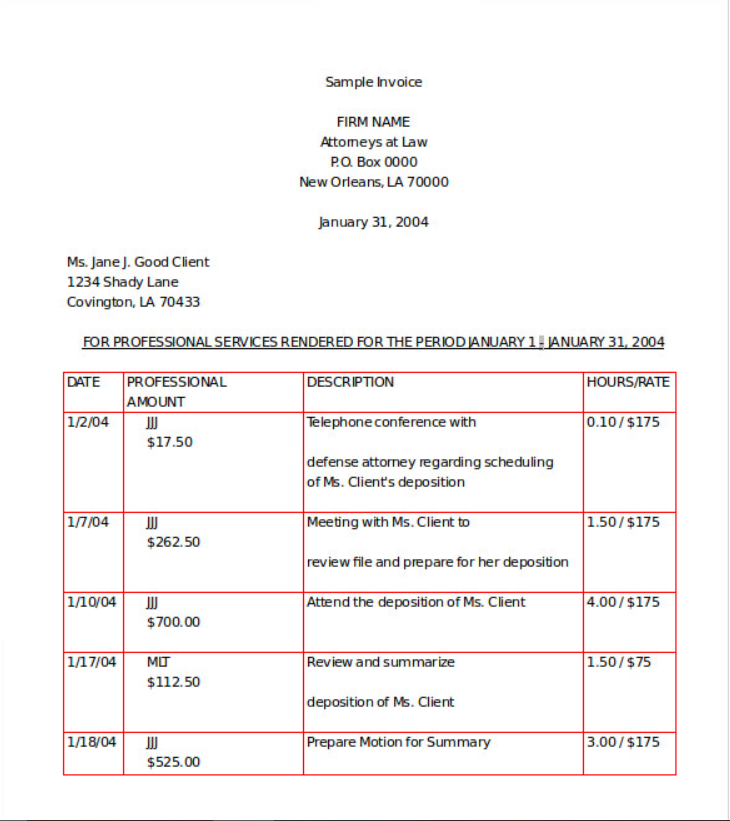
#> input picture Capture.PNG, 730 x 821 px
$ python run.py
#> lines starting #> are read from the running program, lines starting #| are printed output that depends on the picture; after the words box and inside, x2 and y2 are one past the last pixel; in counts of white or black regions, pixels touching at a corner belong together
### table.py
import cv2
import numpy as np
# [4 lines of commented-out code are left out]

class TableRepositories:
    def __init__(self, filepath, rect=None, SORT_METHOD='top-to-bottom', MAX_THRESHOLD_VALUE=255, BLOCK_SIZE=15,
                 THRESHOLD_CONSTANT=0, SCALE=15):
        '''
        :param filepath: absolute path of input image file , or a grayscale image as a numpy array
        :param SORT_METHOD: order of indexing of cells in a table
        :param BLOCK_SIZE: size of neighbourhood taken in account for calculating adaptive threshold
        :param THRESHOLD_CONSTANT: offset used for adaptive thresholding
        :param SCALE: size of pattern finding kernel (line elements in this case)
        '''

        self.image_path = filepath
        self.rect = rect
        self.response = {"response": {"tables": []}}
        self.MAX_THRESHOLD_VALUE = MAX_THRESHOLD_VALUE
        self.BLOCK_SIZE = BLOCK_SIZE
        self.THRESHOLD_CONSTANT = THRESHOLD_CONSTANT
        self.SCALE = SCALE
        self.SORT_METHOD = SORT_METHOD

        self.load_image ()
        self.get_table_mask ()
        self.table_indexing ()

    def load_image(self):

        IMAGE_BUFFER = 10
        if type (self.image_path) == str:
            image = cv2.imread (self.image_path, 0)
#> image: shape (821, 730); min 0, max 255, mean 246.2
        else:
            image = self.image_path
        self.input_image = image  # [self.rect['y']-IMAGE_BUFFER:self.rect['y']+self.rect['h']+IMAGE_BUFFER,self.rect['x']-IMAGE_BUFFER:self.rect['x']+self.rect['w']+IMAGE_BUFFER]
        self.slate = np.zeros (self.input_image.shape)

    def get_table_mask(self):
        #binarization of image
        filtered = cv2.adaptiveThreshold (~self.input_image, self.MAX_THRESHOLD_VALUE, cv2.ADAPTIVE_THRESH_MEAN_C,
                                          cv2.THRESH_BINARY, self.BLOCK_SIZE, self.THRESHOLD_CONSTANT)
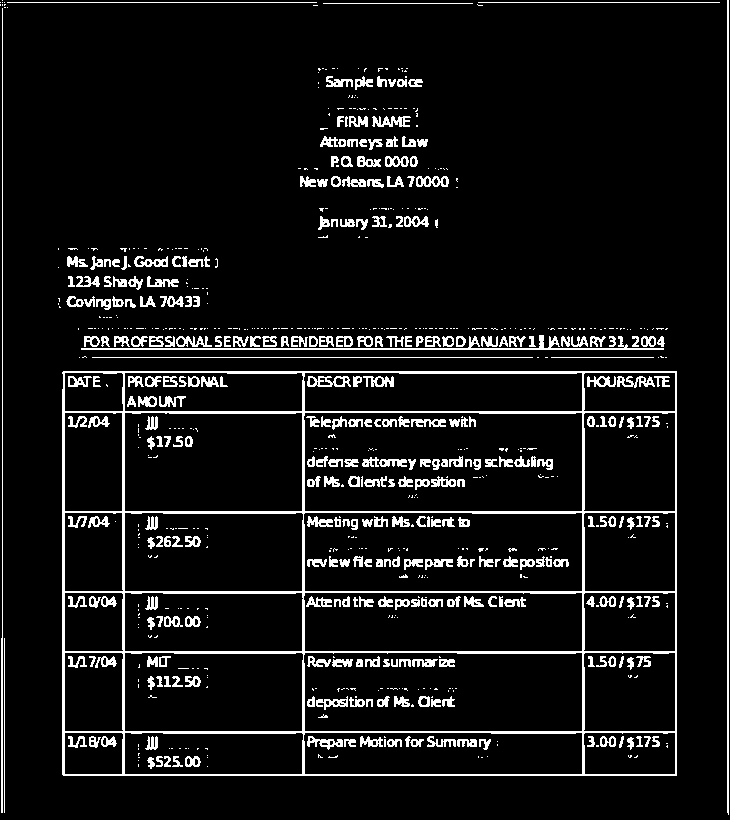
#> filtered: shape (821, 730); 8.1% white in thin lines or dots
        self.filtered = filtered
        # Finding srtuctre elements (horizontal and vertical lines)
        horizontal = filtered.copy ()
        vertical = filtered.copy ()

        horizontal_size = int (horizontal.shape [1] / self.SCALE)
#> horizontal_size = 48
        #horizontal_structure =[[1,1,1],[1,1,1],[1,1,1]]
        horizontal_structure = cv2.getStructuringElement (cv2.MORPH_RECT, (horizontal_size, 1))
        horizontal = cv2.erode (horizontal, horizontal_structure,)
#> horizontal: shape (821, 730); 1.9% white in thin lines or dots
        horizontal = cv2.dilate (horizontal, horizontal_structure)
#> horizontal: shape (821, 730); 2.2% white in thin lines or dots

        # [4 lines of commented-out code are left out]
        vertical_size = int (vertical.shape [0] / (self.SCALE * 4 ))
#> vertical_size = 13
        vertical_structure = cv2.getStructuringElement (cv2.MORPH_RECT, (1, vertical_size))
#> vertical_structure = [1, 1, 1, 1, 1, 1, 1, 1, 1, 1, 1, 1, 1]
        vertical = cv2.erode (vertical, vertical_structure)
#> vertical: shape (821, 730); 1.3% white in thin lines or dots
        vertical = cv2.dilate (vertical, vertical_structure)
#> vertical: shape (821, 730); 1.5% white; 33 white regions (9 under 20 px), largest, box (x1, y1, x2, y2) and area: (727, 0, 729, 815) 1628, (62, 371, 65, 776) 1196, (122, 371, 125, 776) 1165


        # generating table borders
        self.mask = horizontal + vertical
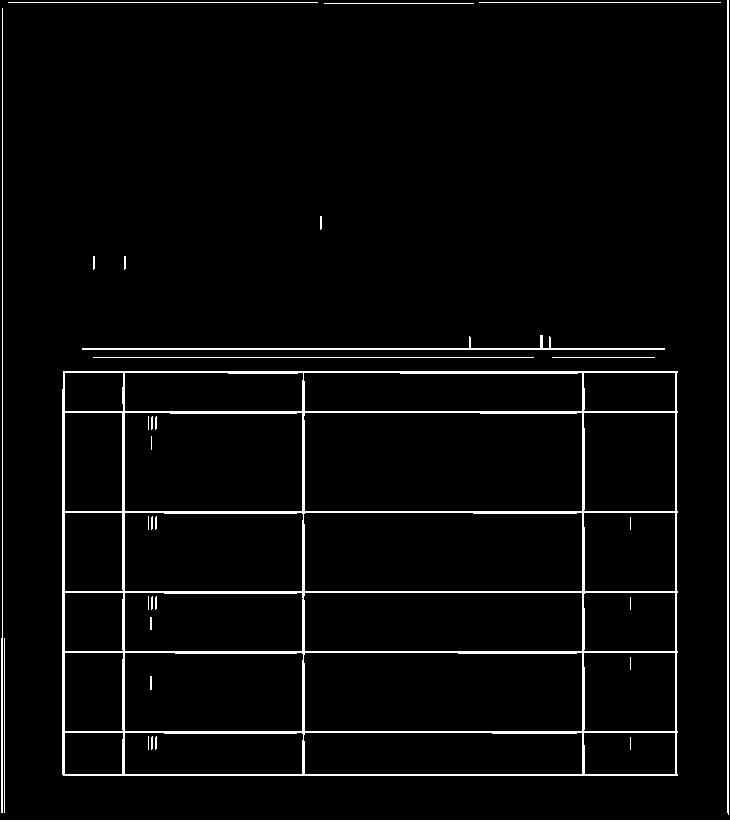
#> self.mask: shape (821, 730); min 0, max 255, mean 9.2
        self.intersections = cv2.bitwise_and(horizontal, vertical)
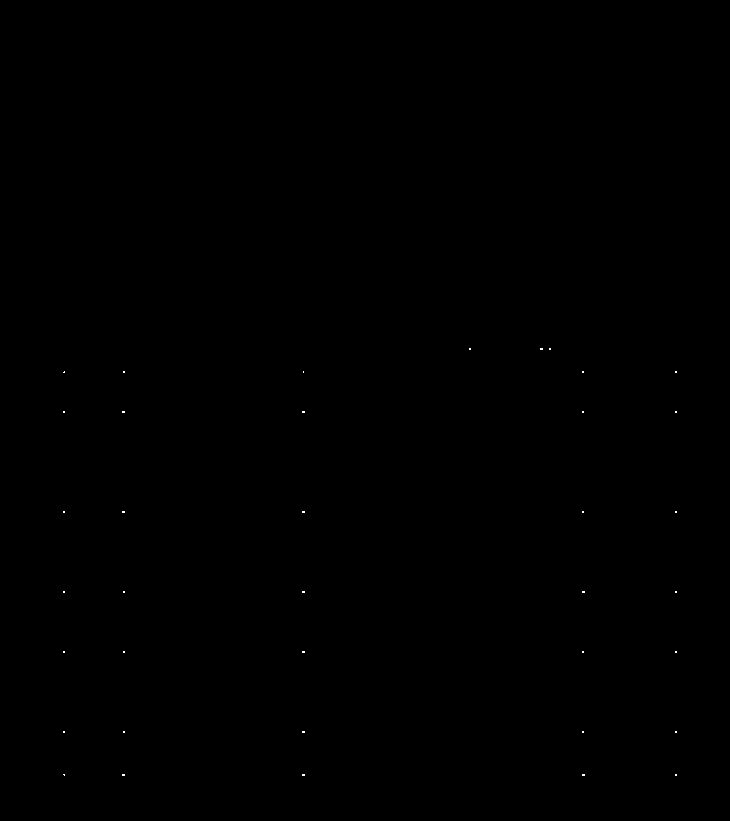
#> self.intersections: shape (821, 730); 0.03% white in thin lines or dots, all inside (x1, y1, x2, y2) = (63, 348, 677, 776)

    # [10 lines left out: function sort_contours, not called in this run]

    def draw_contours_index(self, contours, img):
        '''

        :param contours:  contours present cropped fraction of mask image
        :param img: cropped portion of mask image having one table (in case when input image has multiple tables )
        :return: image indexed with cell location, list of bounding box coordinates of every individual cell
        '''
        image_area = img.shape [0] * img.shape [1]
        draw_conts = np.zeros (img.shape)
        # margin = 10
        midpoints = []
        rects = []
        xi, yi = 0, 0
        count_contours = len (contours)
        for i in range (count_contours):
            cont_area = cv2.contourArea (contours [count_contours - i -1])
            x1, y1, w1, h1 = cv2.boundingRect (contours [count_contours - i - 1])

            area_ratio = cont_area / float(image_area)
            #print(area_ratio, i)

            # filtering out lines and noise
            if (area_ratio < 0.8) & (area_ratio > 0.005):
                midpoint = [int (x1 + w1 / 2), int (y1 + h1 / 2)]  # np.mean(contours[i],axis=0)
                midpoints.append (midpoint)
                if len (midpoints) > 1:
                    shift = midpoints [-1] [1] - midpoints [-2] [1]
                    shift = abs(shift)

                    # Detecting change in column by measuring difference in x coordinate of current and previous cell
                    # (cells already sored based on their coordinates)
                    if shift < 10:
                        yi = yi + 1
                    else:
                        yi = 0
                        xi = xi + 1
                rects.append ({"x": x1, "y": y1, "w": w1, "h": h1, "index": (xi, yi)})
                cv2.rectangle (draw_conts, (x1, y1), (x1 + w1, y1 + h1), 255, 1)
                cv2.putText (draw_conts, str ((xi, yi)), (int (midpoint [0]), int (midpoint [1])),
                             cv2.FONT_HERSHEY_SIMPLEX,
                             0.3, 255, 1, cv2.LINE_AA)
                #cv2.imwrite('out/slate' + str(i) + '.png' , draw_conts)
        return draw_conts, rects

    def end_point_correction(self,x,y,w,h,margin):
        #check if after adding margin the endopints are still inside the image

        ymax = self.input_image.shape [0]
        xmax = self.input_image.shape [1]

        if (y - margin) < 0:
            ystart = 0
        else :
            ystart = y - margin
        if (y + h + margin) > ymax :
            yend = ymax
        else :
            yend = y + h + margin
        if (x - margin) < 0:
            xstart = 0
        else :
            xstart = x - margin
        if (x + w + margin) > xmax :
            xend = xmax
        else :
            xend = x + w + margin

        return ystart,yend, xstart,xend

    def table_indexing(self):

        # list_of_tables = []
        image_area = float (self.input_image.shape [0] * self.input_image.shape [1])

        # finding all the tables in the image, cv2.RETR_EXTERNAL gives only the outermost border of an
        # enclosed figure.
        contours = cv2.findContours (self.mask, cv2.RETR_EXTERNAL, cv2.CHAIN_APPROX_SIMPLE)
#> contours = 14 contours, 10 with area under 20; largest, box (x1, y1, x2, y2) and area: (62, 371, 678, 776) 248051, (727, 0, 729, 815) 812, (82, 335, 665, 350) 634, (1, 8, 3, 813) 174
        contours = contours [0] if len (contours) == 2 else contours [1]

        if len (contours) > 0:
            # Indexing one table at a time
            for c in contours:
                x, y, w, h = cv2.boundingRect (c)
                area_ratio = (w * h) / image_area

                # Filtering for noise
                if (area_ratio < 0.9) & (area_ratio > 0.005):
                    table_dic = {"x": x, "y": y, "w": w, "h": h}
                    margin  = 2
                    #check if after adding margin the endopints are still inside the image
                    ystart,yend, xstart,xend= self.end_point_correction(x,y,w,h,margin)

                    crop_fraction = self.mask[ystart: yend, xstart:xend]

                    sub_contours = cv2.findContours (crop_fraction, cv2.RETR_TREE, cv2.CHAIN_APPROX_SIMPLE)
                    sub_contours = sub_contours [0] if len (sub_contours) == 2 else sub_contours [1]
                    sorted_conts = sub_contours  # self.sort_contours(sub_contours,method = self.SORT_METHOD)

                    indexed_sub_image, rects = self.draw_contours_index (sorted_conts, img=crop_fraction)
                    table_dic ['rect'] = rects
                    if len(rects) > 0 :
                        self.response ["response"] ["tables"].append (table_dic)


                    # self.slate stores an image indexed with cell location for all available tables
                    self.slate[ystart: yend, xstart:xend] = indexed_sub_image
#> this loop made 14 passes
#> (c, x, y, w, h, area_ratio) on passes 7 to 9: ([[124, 256], [124, 269], [125, 268], [125, 256]], 124, 256, 2, 14, 4.67e-05), ([[93, 256], [93, 269], [94, 268], [94, 256]], 93, 256, 2, 14, 4.67e-05), ([[320, 216], [320, 229], [321, 228], [321, 216]], 320, 216, 2, 14, 4.67e-05)
#> pass 3, in table_indexing, `crop_fraction = self.mask[ystart: yend, xstart:xend]`:
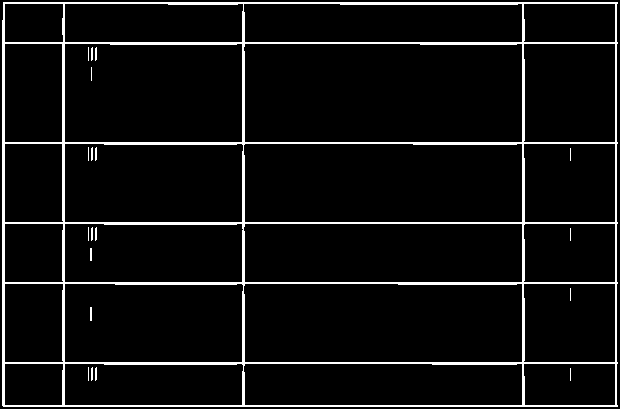
#> crop_fraction: shape (409, 620); min 0, max 255, mean 15.7
#> pass 3, in table_indexing, `indexed_sub_image, rects = self.draw_contours_index (sorted_conts, img..`:
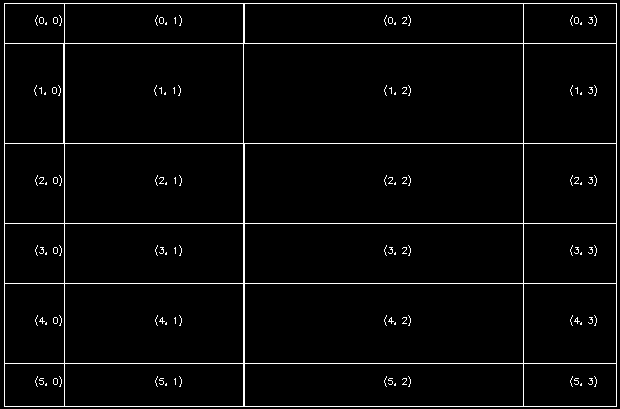
#> indexed_sub_image: shape (409, 620) float64; 3.2% white in thin lines or dots
#> after the loop:
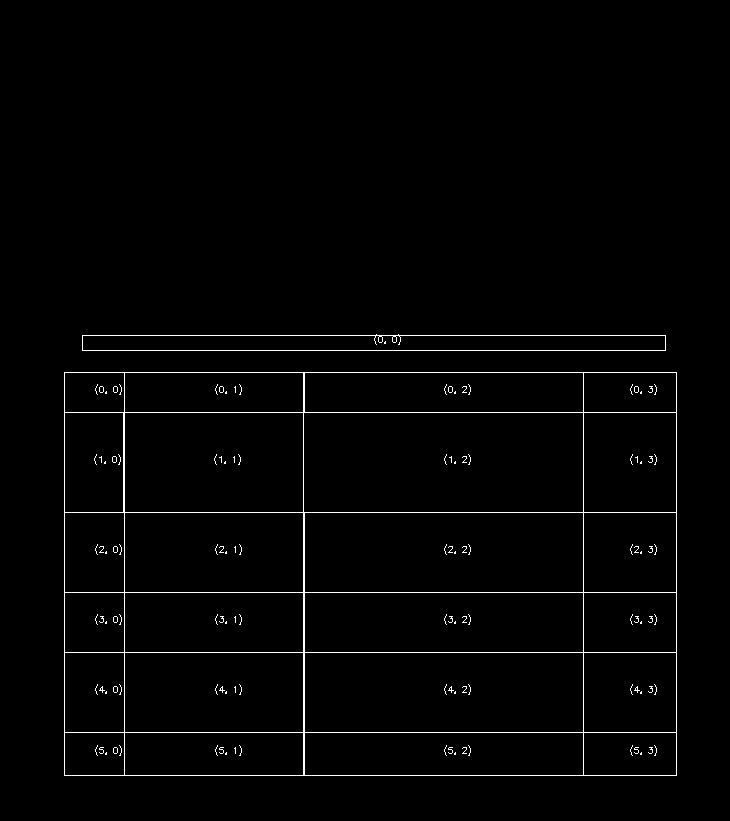
#> self.slate: shape (821, 730) float64; 1.5% white in thin lines or dots, all inside (x1, y1, x2, y2) = (64, 334, 677, 776)

        cv2.imwrite ('out/slate.png', self.slate)
        cv2.imwrite ('out/mask.png', self.mask)
        cv2.imwrite ('out/filtered.png', self.filtered)

### run.py
import cv2
import numpy as np
from table import TableRepositories
TableRepo = TableRepositories('Capture.PNG')
print(TableRepo.response)
cv2.imwrite ('slate.png', TableRepo.slate)
cv2.imwrite ('mask.png', TableRepo.mask)
cv2.imwrite ('filtered.png', TableRepo.filtered)
kernal = np.ones((2,3),np.uint8)
chg =cv2.morphologyEx(TableRepo.mask,cv2.MORPH_GRADIENT,kernal)
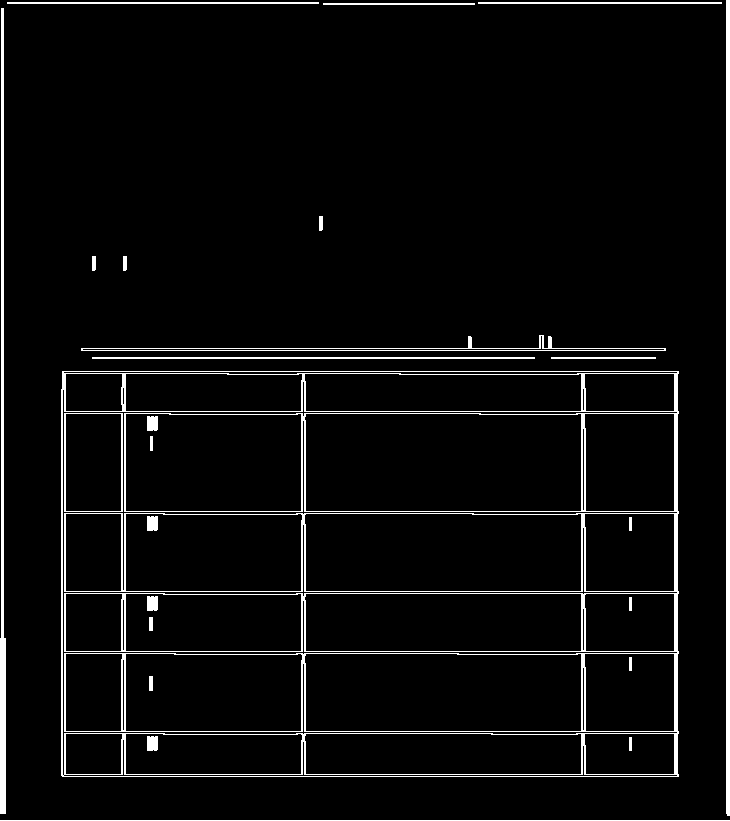
#> chg: shape (821, 730); min 0, max 255, mean 12.1
cv2.imshow ("Hii",chg)
cv2.waitKey()
cv2.destroyAllWindows()

$ run again, with download.png copied over Capture.PNG
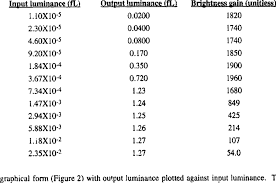
#> input picture download.png, 276 x 183 px
#> in load_image, image is the input picture: shape (183, 276); min 0, max 255, mean 241.6
#> in get_table_mask, `filtered = cv2.adaptiveThreshold (~self.input_image, self.MAX_THRESHOL..`:
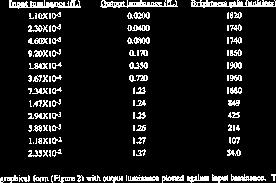
#> filtered: shape (183, 276); 9.9% white in thin lines or dots
#> self.intersections: shape (183, 276); 0.67% white in thin lines or dots
#> contours = 264 contours, 256 with area under 20; largest, box (x1, y1, x2, y2) and area: (191, 0, 276, 8) 247, (9, 0, 82, 9) 216, (101, 0, 179, 8) 206, (128, 176, 160, 181) 88, (231, 174, 267, 181) 72, (187, 174, 210, 183) 52, (212, 174, 220, 183) 28, (221, 175, 228, 181) 20
#> the loop in table_indexing, `for c in contours:` made 264 passes
#> (c, x, y, w, h, area_ratio) on passes 1 to 3: ([[180, 177], [180, 180]], 180, 177, 1, 4, 7.92e-05), ([[103, 177], [103, 180]], 103, 177, 1, 4, 7.92e-05), ([[99, 177], [99, 180]], 99, 177, 1, 4, 7.92e-05)
#> `chg =cv2.morphologyEx(TableRepo.mask,cv2.MORPH_GRADIENT,kernal)`:
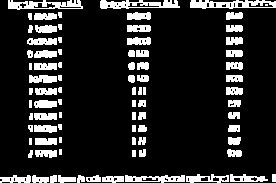
#> chg: shape (183, 276); min 0, max 255, mean 39.1

$ run again, with sample_image.png copied over Capture.PNG
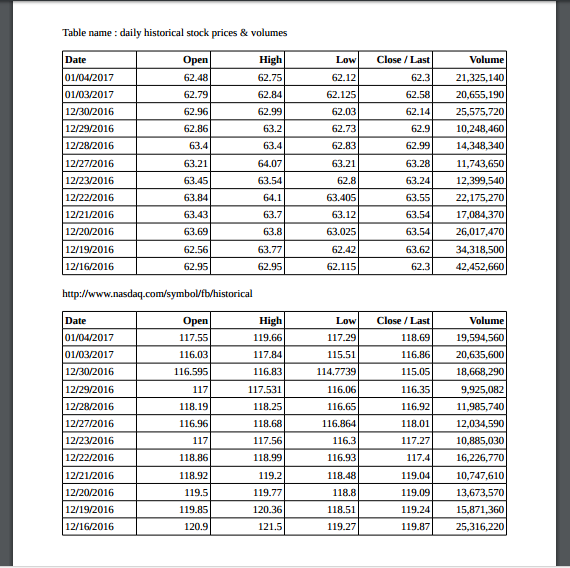
#> input picture sample_image.png, 570 x 568 px
#> in get_table_mask, `filtered = cv2.adaptiveThreshold (~self.input_image, self.MAX_THRESHOL..`:
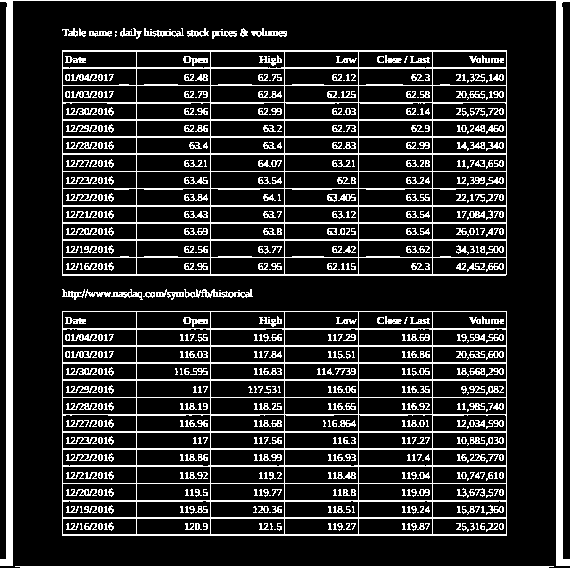
#> filtered: shape (568, 570); 17% white in thin lines or dots
#> self.intersections: shape (568, 570); 0.09% white in thin lines or dots
#> contours = 4 contours; box (x1, y1, x2, y2) and area: (62, 50, 508, 276) 99922, (62, 311, 508, 536) 99477, (0, 0, 570, 566) 6769, (16, 566, 555, 568) 529
#> the loop in table_indexing, `for c in contours:` made 4 passes
#> (x, y, w, h, area_ratio, margin, ymax in end_point_correction, xmax in end_point_correction) on passes 2 to 3: (62, 311, 446, 225, 0.31, 2, 568, 570), (62, 50, 446, 226, 0.311, 2, 568, 570)
#> `chg =cv2.morphologyEx(TableRepo.mask,cv2.MORPH_GRADIENT,kernal)`:
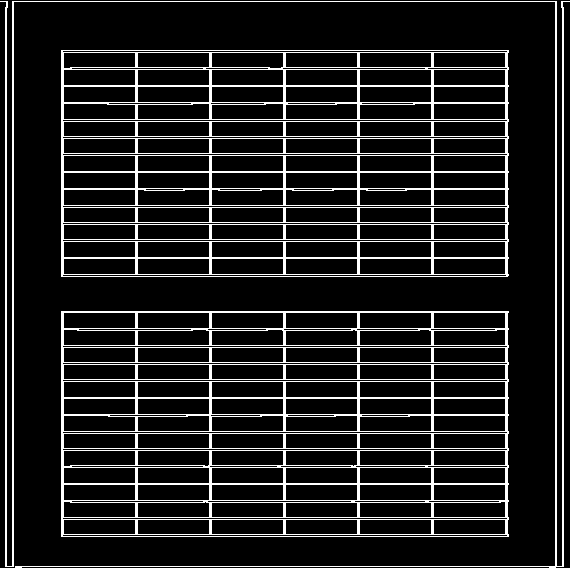
#> chg: shape (568, 570); min 0, max 255, mean 30.6

$ run again, with table1.png copied over Capture.PNG
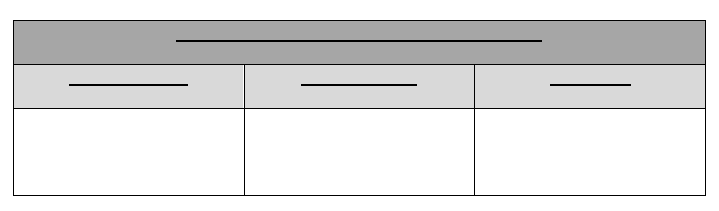
#> input picture table1.png, 719 x 211 px
#> in load_image, image is the input picture: shape (211, 719); min 0, max 255, mean 222.8
#> filtered: shape (211, 719); 7.4% white; 6 white regions, box (x1, y1, x2, y2) and area: (13, 20, 706, 196) 9897, (176, 40, 542, 42) 732, (69, 84, 188, 86) 238, (301, 84, 417, 86) 232, (550, 84, 631, 86) 162, (236, 72, 237, 101) 29
#> self.intersections: shape (211, 719); 4.5% white; 12 white regions (10 under 20 px)
#> in table_indexing, `contours = cv2.findContours (self.mask, cv2.RETR_EXTERNAL, cv2.CHAIN_A..`: contours = 1 contour; box (x1, y1, x2, y2) and area: (13, 20, 706, 196) 121100
#> in table_indexing, `contours = contours [0] if len (contours) == 2 else contours [1]`: contours = [[[13, 20], [13, 195], [705, 195], [705, 20]]]
#> the loop in table_indexing, `for c in contours:` made 1 pass
#> (c, x, y, w, h, area_ratio, margin, ymax in end_point_correction) on pass 1: ([[13, 20], [13, 195], [705, 195], [705, 20]], 13, 20, 693, 176, 0.804, 2, 211)
#> `chg =cv2.morphologyEx(TableRepo.mask,cv2.MORPH_GRADIENT,kernal)`:
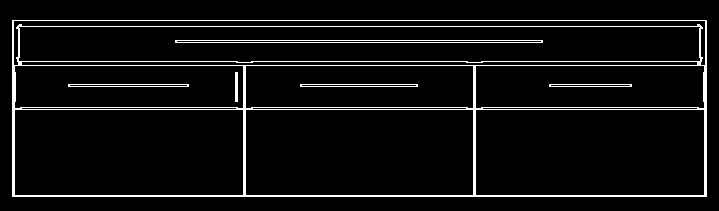
#> chg: shape (211, 719); min 0, max 255, mean 15.1
